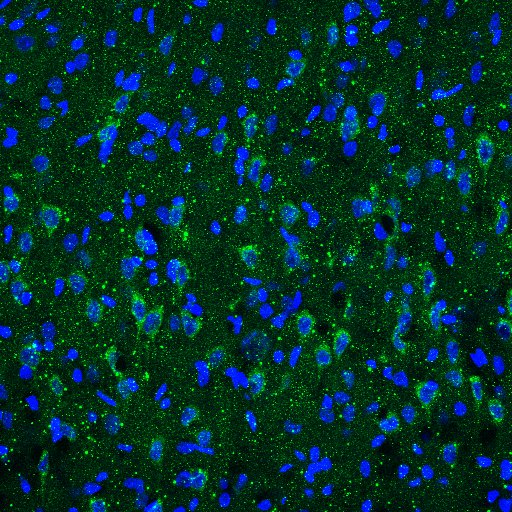
#> input picture rockstarlifestyle/data/protein_matrix_image.png, 512 x 512 px; its folder holds only this picture in this run
$ python -i objects.py   (imports and definitions only)   (older library calls are emulated)
#> lines starting #> are read from the running program, lines starting #| are printed output that depends on the picture
#Purpose: To Obtain object stats from the python images

#Import necessary packages
import numpy as np
import scipy
from skimage.feature import peak_local_max
from skimage import measure, morphology, segmentation, data, feature, filters
from scipy import ndimage
import math
import matplotlib.pyplot as plt

#Function 1: Obtaining the Global Threshold binary
def global_binary(image):
    """obtains the binary using the Global Otsu Threshold"""
    image_arr = np.array(image)
    thresh = filters.threshold_otsu(image_arr)
    global_binary = image_arr > thresh
    return global_binary

#Function 2: Obtaining the Local Adaptive Threshold Binary
# [7 lines left out: function local_binary, not called in this run]

#Function 3: Wrapping function that does all following functions in one step
def global_labels(image):
    """obtains the labels for objects using the global otsu threshold"""
    binary = global_binary(image)
    distance = ndimage.distance_transform_edt(binary)
    local_maxi = peak_local_max(distance, indices=False,
                                footprint=np.ones((3, 3)), labels=binary)
    markers = morphology.label(local_maxi)
    markers[~binary] = -1
    otsu_global_labels = segmentation.random_walker(binary, markers)
    return otsu_global_labels

#Function 4: Performing the Otsu Threshold
# [120 lines left out: functions local_labels, object_area_hist, centroid_distance, distancesarr, objectcentroids, distance_histograms and 2 more, not called in this run]

>>> import cv2
>>> picture = cv2.imread('data/protein_matrix_image.png', cv2.IMREAD_GRAYSCALE)
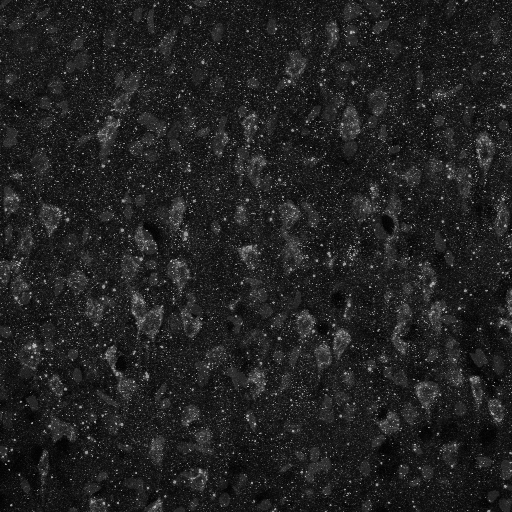
#> picture: shape (512, 512); min 0, max 178, mean 33.4
>>> result = global_labels(picture)
#> in global_binary, `thresh = filters.threshold_otsu(image_arr)`: thresh = 54
#> in global_binary, `global_binary = image_arr > thresh`:
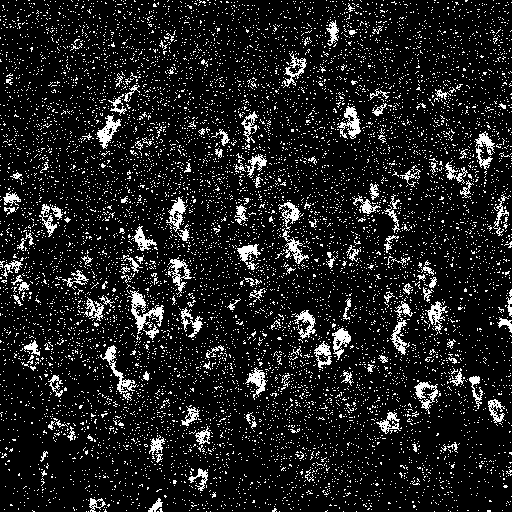
#> global_binary: shape (512, 512) bool; 11.9% white in thin lines or dots
#> in global_labels, `distance = ndimage.distance_transform_edt(binary)`:
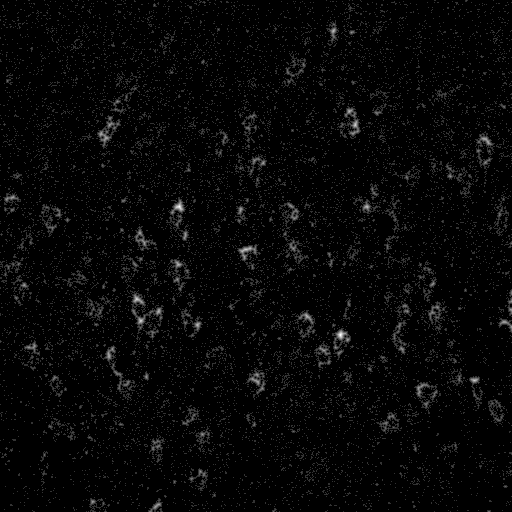
#> distance: shape (512, 512) float64; min 0, max 5, mean 0.133; drawn with min black and max white
#> in global_labels, `local_maxi = peak_local_max(distance, indices=False, footprint=np.ones..`:
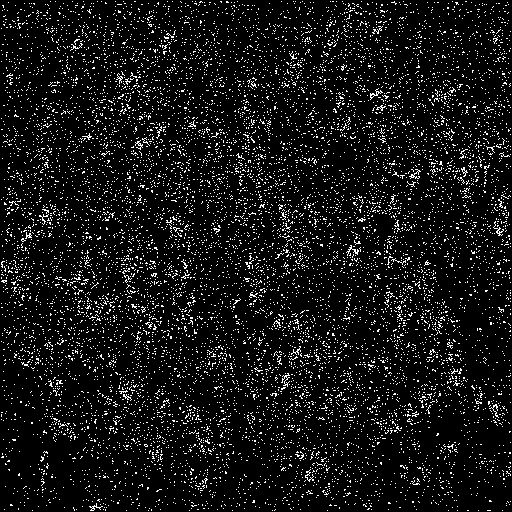
#> local_maxi: shape (512, 512) bool; 8.2% white in thin lines or dots
#> in global_labels, `markers = morphology.label(local_maxi)`:
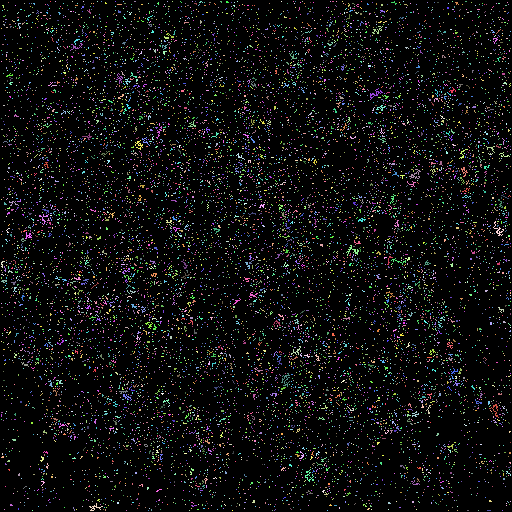
#> markers: shape (512, 512) int32; 11166 distinct labels, from 0 to 11165; one colour per label, 0 black
#> in global_labels, `markers[~binary] = -1`:
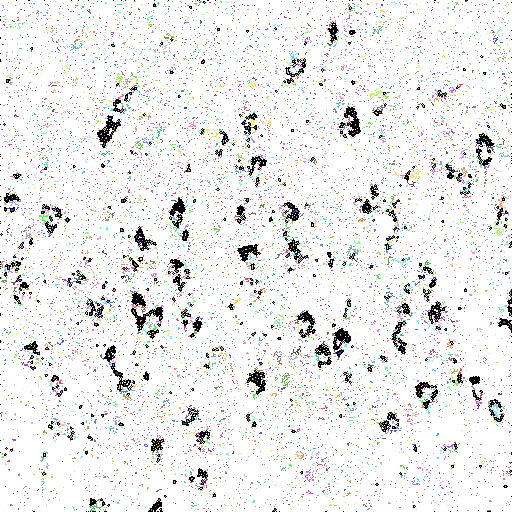
#> markers: shape (512, 512) int32; 11167 distinct labels, from -1 to 11165; one colour per label, 0 black, -1 white
#> (the run stopped early here; a loop or call above may not have finished)
